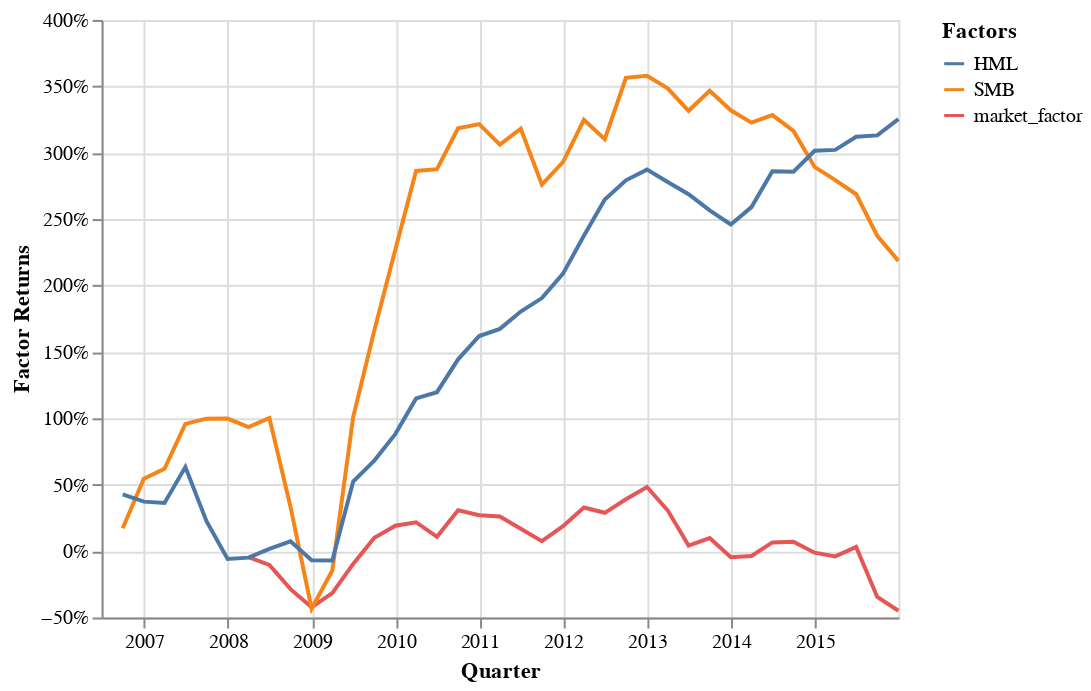

Notebook cell for this chart:
### Code cell
import altair as alt

chart_ff_factors_pdf = pd.melt(ff_factors_pdf.reset_index(), 
        id_vars=['date'], 
        value_vars=['market_factor', 'SMB', 'HML'], 
        var_name='factor', value_name='factor_returns')

chart_ff_factors_pdf['date'] = pd.to_datetime(
    chart_ff_factors_pdf['date'], format='%Y-%m-%d')

chart_ff_factors_pdf["cumsum_factor_returns"] = \
    chart_ff_factors_pdf.groupby(['factor'])['factor_returns'].cumsum()

factors_returns_line = alt.Chart(chart_ff_factors_pdf). \
    mark_line().encode(
    x=alt.X('date', axis=alt.Axis(title='Quarter')),
    y=alt.Y('cumsum_factor_returns', axis=alt.Axis(title='Factor Returns', format='.0%')),
    color=alt.Color('factor', legend=alt.Legend(title="Factors")))

factors_returns_line

### Figure 1 — Vega-Lite specification as saved in the notebook (floating-point values rounded to 4 significant figures)
{"config": {"view": {"continuousWidth": 400, "continuousHeight": 300}}, "data": {"name": "data-67ba2d59ce8d1425bf13ce23fbf1c255"}, "mark": "line", "encoding": {"color": {"type": "nominal", "field": "factor", "legend": {"title": "Factors"}}, "x": {"type": "temporal", "axis": {"title": "Quarter"}, "field": "date"}, "y": {"type": "quantitative", "axis": {"format": ".0%", "title": "Factor Returns"}, "field": "cumsum_factor_returns"}}, "$schema": "https://vega.github.io/schema/vega-lite/v4.0.0.json", "datasets": {"data-67ba2d59ce8d1425bf13ce23fbf1c255": [{"date": "2006-06-30T00:00:00", "factor": "market_factor", "factor_returns": null, "cumsum_factor_returns": null}, {"date": "2006-09-30T00:00:00", "factor": "market_factor", "factor_returns": null, "cumsum_factor_returns": null}, {"date": "2006-12-31T00:00:00", "factor": "market_factor", "factor_returns": null, "cumsum_factor_returns": null}, {"date": "2007-03-31T00:00:00", "factor": "market_factor", "factor_returns": null, "cumsum_factor_returns": null}, {"date": "2007-06-30T00:00:00", "factor": "market_factor", "factor_returns": null, "cumsum_factor_returns": null}, {"date": "2007-09-30T00:00:00", "factor": "market_factor", "factor_returns": null, "cumsum_factor_returns": null}, {"date": "2007-12-31T00:00:00", "factor": "market_factor", "factor_returns": null, "cumsum_factor_returns": null}, {"date": "2008-03-31T00:00:00", "factor": "market_factor", "factor_returns": -0.04568, "cumsum_factor_returns": -0.04568}, {"date": "2008-06-30T00:00:00", "factor": "market_factor", "factor_returns": -0.05822, "cumsum_factor_returns": -0.1039}, {"date": "2008-09-30T00:00:00", "factor": "market_factor", "factor_returns": -0.1826, "cumsum_factor_returns": -0.2865}, {"date": "2008-12-31T00:00:00", "factor": "market_factor", "factor_returns": -0.1358, "cumsum_factor_returns": -0.4223}, {"date": "2009-03-31T00:00:00", "factor": "market_factor", "factor_returns": 0.1058, "cumsum_factor_returns": -0.3165}, {"date": "2009-06-30T00:00:00", "factor": "market_factor", "factor_returns": 0.2203, "cumsum_factor_returns": -0.09616}, {"date": "2009-09-30T00:00:00", "factor": "market_factor", "factor_returns": 0.1961, "cumsum_factor_returns": 0.09995}, {"date": "2009-12-31T00:00:00", "factor": "market_factor", "factor_returns": 0.09155, "cumsum_factor_returns": 0.1915}, {"date": "2010-03-31T00:00:00", "factor": "market_factor", "factor_returns": 0.02601, "cumsum_factor_returns": 0.2175}, {"date": "2010-06-30T00:00:00", "factor": "market_factor", "factor_returns": -0.1096, "cumsum_factor_returns": 0.1079}, {"date": "2010-09-30T00:00:00", "factor": "market_factor", "factor_returns": 0.1994, "cumsum_factor_returns": 0.3074}, {"date": "2010-12-31T00:00:00", "factor": "market_factor", "factor_returns": -0.03658, "cumsum_factor_returns": 0.2708}, {"date": "2011-03-31T00:00:00", "factor": "market_factor", "factor_returns": -0.01036, "cumsum_factor_returns": 0.2605}, {"date": "2011-06-30T00:00:00", "factor": "market_factor", "factor_returns": -0.09216, "cumsum_factor_returns": 0.1683}, {"date": "2011-09-30T00:00:00", "factor": "market_factor", "factor_returns": -0.09381, "cumsum_factor_returns": 0.07449}, {"date": "2011-12-31T00:00:00", "factor": "market_factor", "factor_returns": 0.113, "cumsum_factor_returns": 0.1875}, {"date": "2012-03-31T00:00:00", "factor": "market_factor", "factor_returns": 0.1408, "cumsum_factor_returns": 0.3282}, {"date": "2012-06-30T00:00:00", "factor": "market_factor", "factor_returns": -0.03968, "cumsum_factor_returns": 0.2885}, {"date": "2012-09-30T00:00:00", "factor": "market_factor", "factor_returns": 0.1023, "cumsum_factor_returns": 0.3908}, {"date": "2012-12-31T00:00:00", "factor": "market_factor", "factor_returns": 0.09184, "cumsum_factor_returns": 0.4827}, {"date": "2013-03-31T00:00:00", "factor": "market_factor", "factor_returns": -0.1757, "cumsum_factor_returns": 0.307}, {"date": "2013-06-30T00:00:00", "factor": "market_factor", "factor_returns": -0.2648, "cumsum_factor_returns": 0.04223}, {"date": "2013-09-30T00:00:00", "factor": "market_factor", "factor_returns": 0.05634, "cumsum_factor_returns": 0.09857}, {"date": "2013-12-31T00:00:00", "factor": "market_factor", "factor_returns": -0.1449, "cumsum_factor_returns": -0.04637}, {"date": "2014-03-31T00:00:00", "factor": "market_factor", "factor_returns": 0.009836, "cumsum_factor_returns": -0.03654}, {"date": "2014-06-30T00:00:00", "factor": "market_factor", "factor_returns": 0.1019, "cumsum_factor_returns": 0.06534}, {"date": "2014-09-30T00:00:00", "factor": "market_factor", "factor_returns": 0.00594, "cumsum_factor_returns": 0.07128}, {"date": "2014-12-31T00:00:00", "factor": "market_factor", "factor_returns": -0.08282, "cumsum_factor_returns": -0.01154}, {"date": "2015-03-31T00:00:00", "factor": "market_factor", "factor_returns": -0.02785, "cumsum_factor_returns": -0.03939}, {"date": "2015-06-30T00:00:00", "factor": "market_factor", "factor_returns": 0.07031, "cumsum_factor_returns": 0.03092}, {"date": "2015-09-30T00:00:00", "factor": "market_factor", "factor_returns": -0.376, "cumsum_factor_returns": -0.3451}, {"date": "2015-12-31T00:00:00", "factor": "market_factor", "factor_returns": -0.1039, "cumsum_factor_returns": -0.4489}, {"date": "2006-06-30T00:00:00", "factor": "SMB", "factor_returns": null, "cumsum_factor_returns": null}, {"date": "2006-09-30T00:00:00", "factor": "SMB", "factor_returns": 0.1721, "cumsum_factor_returns": 0.1721}, {"date": "2006-12-31T00:00:00", "factor": "SMB", "factor_returns": 0.3732, "cumsum_factor_returns": 0.5453}, {"date": "2007-03-31T00:00:00", "factor": "SMB", "factor_returns": 0.07463, "cumsum_factor_returns": 0.62}, {"date": "2007-06-30T00:00:00", "factor": "SMB", "factor_returns": 0.3382, "cumsum_factor_returns": 0.9581}, {"date": "2007-09-30T00:00:00", "factor": "SMB", "factor_returns": 0.03933, "cumsum_factor_returns": 0.9974}, {"date": "2007-12-31T00:00:00", "factor": "SMB", "factor_returns": 0.0005911, "cumsum_factor_returns": 0.998}, {"date": "2008-03-31T00:00:00", "factor": "SMB", "factor_returns": -0.06482, "cumsum_factor_returns": 0.9332}, {"date": "2008-06-30T00:00:00", "factor": "SMB", "factor_returns": 0.0697, "cumsum_factor_returns": 1.003}, {"date": "2008-09-30T00:00:00", "factor": "SMB", "factor_returns": -0.6698, "cumsum_factor_returns": 0.3331}, {"date": "2008-12-31T00:00:00", "factor": "SMB", "factor_returns": -0.767, "cumsum_factor_returns": -0.4339}, {"date": "2009-03-31T00:00:00", "factor": "SMB", "factor_returns": 0.2877, "cumsum_factor_returns": -0.1461}, {"date": "2009-06-30T00:00:00", "factor": "SMB", "factor_returns": 1.156, "cumsum_factor_returns": 1.01}, {"date": "2009-09-30T00:00:00", "factor": "SMB", "factor_returns": 0.6523, "cumsum_factor_returns": 1.662}, {"date": "2009-12-31T00:00:00", "factor": "SMB", "factor_returns": 0.6108, "cumsum_factor_returns": 2.273}, {"date": "2010-03-31T00:00:00", "factor": "SMB", "factor_returns": 0.5903, "cumsum_factor_returns": 2.863}, {"date": "2010-06-30T00:00:00", "factor": "SMB", "factor_returns": 0.01351, "cumsum_factor_returns": 2.877}, {"date": "2010-09-30T00:00:00", "factor": "SMB", "factor_returns": 0.3074, "cumsum_factor_returns": 3.184}, {"date": "2010-12-31T00:00:00", "factor": "SMB", "factor_returns": 0.03203, "cumsum_factor_returns": 3.216}, {"date": "2011-03-31T00:00:00", "factor": "SMB", "factor_returns": -0.1552, "cumsum_factor_returns": 3.061}, {"date": "2011-06-30T00:00:00", "factor": "SMB", "factor_returns": 0.1197, "cumsum_factor_returns": 3.18}, {"date": "2011-09-30T00:00:00", "factor": "SMB", "factor_returns": -0.4206, "cumsum_factor_returns": 2.76}, {"date": "2011-12-31T00:00:00", "factor": "SMB", "factor_returns": 0.1695, "cumsum_factor_returns": 2.929}, {"date": "2012-03-31T00:00:00", "factor": "SMB", "factor_returns": 0.318, "cumsum_factor_returns": 3.247}, {"date": "2012-06-30T00:00:00", "factor": "SMB", "factor_returns": -0.1457, "cumsum_factor_returns": 3.102}, {"date": "2012-09-30T00:00:00", "factor": "SMB", "factor_returns": 0.462, "cumsum_factor_returns": 3.564}, {"date": "2012-12-31T00:00:00", "factor": "SMB", "factor_returns": 0.01567, "cumsum_factor_returns": 3.579}, {"date": "2013-03-31T00:00:00", "factor": "SMB", "factor_returns": -0.09477, "cumsum_factor_returns": 3.485}, {"date": "2013-06-30T00:00:00", "factor": "SMB", "factor_returns": -0.1689, "cumsum_factor_returns": 3.316}, {"date": "2013-09-30T00:00:00", "factor": "SMB", "factor_returns": 0.1507, "cumsum_factor_returns": 3.466}, {"date": "2013-12-31T00:00:00", "factor": "SMB", "factor_returns": -0.1471, "cumsum_factor_returns": 3.319}, {"date": "2014-03-31T00:00:00", "factor": "SMB", "factor_returns": -0.09278, "cumsum_factor_returns": 3.226}, {"date": "2014-06-30T00:00:00", "factor": "SMB", "factor_returns": 0.05721, "cumsum_factor_returns": 3.284}, {"date": "2014-09-30T00:00:00", "factor": "SMB", "factor_returns": -0.1199, "cumsum_factor_returns": 3.164}, {"date": "2014-12-31T00:00:00", "factor": "SMB", "factor_returns": -0.2706, "cumsum_factor_returns": 2.893}, {"date": "2015-03-31T00:00:00", "factor": "SMB", "factor_returns": -0.09935, "cumsum_factor_returns": 2.794}, {"date": "2015-06-30T00:00:00", "factor": "SMB", "factor_returns": -0.1065, "cumsum_factor_returns": 2.687}, {"date": "2015-09-30T00:00:00", "factor": "SMB", "factor_returns": -0.3132, "cumsum_factor_returns": 2.374}, {"date": "2015-12-31T00:00:00", "factor": "SMB", "factor_returns": -0.1885, "cumsum_factor_returns": 2.186}, {"date": "2006-06-30T00:00:00", "factor": "HML", "factor_returns": null, "cumsum_factor_returns": null}, {"date": "2006-09-30T00:00:00", "factor": "HML", "factor_returns": 0.4266, "cumsum_factor_returns": 0.4266}, {"date": "2006-12-31T00:00:00", "factor": "HML", "factor_returns": -0.05393, "cumsum_factor_returns": 0.3727}, {"date": "2007-03-31T00:00:00", "factor": "HML", "factor_returns": -0.01007, "cumsum_factor_returns": 0.3626}, {"date": "2007-06-30T00:00:00", "factor": "HML", "factor_returns": 0.2703, "cumsum_factor_returns": 0.6329}, {"date": "2007-09-30T00:00:00", "factor": "HML", "factor_returns": -0.4074, "cumsum_factor_returns": 0.2255}, {"date": "2007-12-31T00:00:00", "factor": "HML", "factor_returns": -0.2845, "cumsum_factor_returns": -0.05899}, {"date": "2008-03-31T00:00:00", "factor": "HML", "factor_returns": 0.009818, "cumsum_factor_returns": -0.04917}, {"date": "2008-06-30T00:00:00", "factor": "HML", "factor_returns": 0.0666, "cumsum_factor_returns": 0.01743}, {"date": "2008-09-30T00:00:00", "factor": "HML", "factor_returns": 0.05648, "cumsum_factor_returns": 0.07391}, {"date": "2008-12-31T00:00:00", "factor": "HML", "factor_returns": -0.1421, "cumsum_factor_returns": -0.06819}, {"date": "2009-03-31T00:00:00", "factor": "HML", "factor_returns": -0.003165, "cumsum_factor_returns": -0.07135}, {"date": "2009-06-30T00:00:00", "factor": "HML", "factor_returns": 0.5953, "cumsum_factor_returns": 0.5239}, {"date": "2009-09-30T00:00:00", "factor": "HML", "factor_returns": 0.1576, "cumsum_factor_returns": 0.6816}, {"date": "2009-12-31T00:00:00", "factor": "HML", "factor_returns": 0.2013, "cumsum_factor_returns": 0.8829}, {"date": "2010-03-31T00:00:00", "factor": "HML", "factor_returns": 0.2668, "cumsum_factor_returns": 1.15}, {"date": "2010-06-30T00:00:00", "factor": "HML", "factor_returns": 0.04701, "cumsum_factor_returns": 1.197}, {"date": "2010-09-30T00:00:00", "factor": "HML", "factor_returns": 0.2475, "cumsum_factor_returns": 1.444}, {"date": "2010-12-31T00:00:00", "factor": "HML", "factor_returns": 0.1754, "cumsum_factor_returns": 1.62}, {"date": "2011-03-31T00:00:00", "factor": "HML", "factor_returns": 0.05385, "cumsum_factor_returns": 1.674}, {"date": "2011-06-30T00:00:00", "factor": "HML", "factor_returns": 0.1303, "cumsum_factor_returns": 1.804}, {"date": "2011-09-30T00:00:00", "factor": "HML", "factor_returns": 0.1016, "cumsum_factor_returns": 1.905}, {"date": "2011-12-31T00:00:00", "factor": "HML", "factor_returns": 0.1839, "cumsum_factor_returns": 2.089}, {"date": "2012-03-31T00:00:00", "factor": "HML", "factor_returns": 0.2855, "cumsum_factor_returns": 2.375}, {"date": "2012-06-30T00:00:00", "factor": "HML", "factor_returns": 0.2732, "cumsum_factor_returns": 2.648}, {"date": "2012-09-30T00:00:00", "factor": "HML", "factor_returns": 0.1443, "cumsum_factor_returns": 2.792}, {"date": "2012-12-31T00:00:00", "factor": "HML", "factor_returns": 0.08025, "cumsum_factor_returns": 2.873}, {"date": "2013-03-31T00:00:00", "factor": "HML", "factor_returns": -0.09338, "cumsum_factor_returns": 2.779}, {"date": "2013-06-30T00:00:00", "factor": "HML", "factor_returns": -0.09211, "cumsum_factor_returns": 2.687}, {"date": "2013-09-30T00:00:00", "factor": "HML", "factor_returns": -0.1215, "cumsum_factor_returns": 2.566}, {"date": "2013-12-31T00:00:00", "factor": "HML", "factor_returns": -0.1058, "cumsum_factor_returns": 2.46}, {"date": "2014-03-31T00:00:00", "factor": "HML", "factor_returns": 0.1308, "cumsum_factor_returns": 2.591}, {"date": "2014-06-30T00:00:00", "factor": "HML", "factor_returns": 0.2695, "cumsum_factor_returns": 2.86}, {"date": "2014-09-30T00:00:00", "factor": "HML", "factor_returns": -0.003262, "cumsum_factor_returns": 2.857}, {"date": "2014-12-31T00:00:00", "factor": "HML", "factor_returns": 0.158, "cumsum_factor_returns": 3.015}, {"date": "2015-03-31T00:00:00", "factor": "HML", "factor_returns": 0.006319, "cumsum_factor_returns": 3.021}, {"date": "2015-06-30T00:00:00", "factor": "HML", "factor_returns": 0.09928, "cumsum_factor_returns": 3.12}, {"date": "2015-09-30T00:00:00", "factor": "HML", "factor_returns": 0.01011, "cumsum_factor_returns": 3.131}, {"date": "2015-12-31T00:00:00", "factor": "HML", "factor_returns": 0.1227, "cumsum_factor_returns": 3.253}]}}
